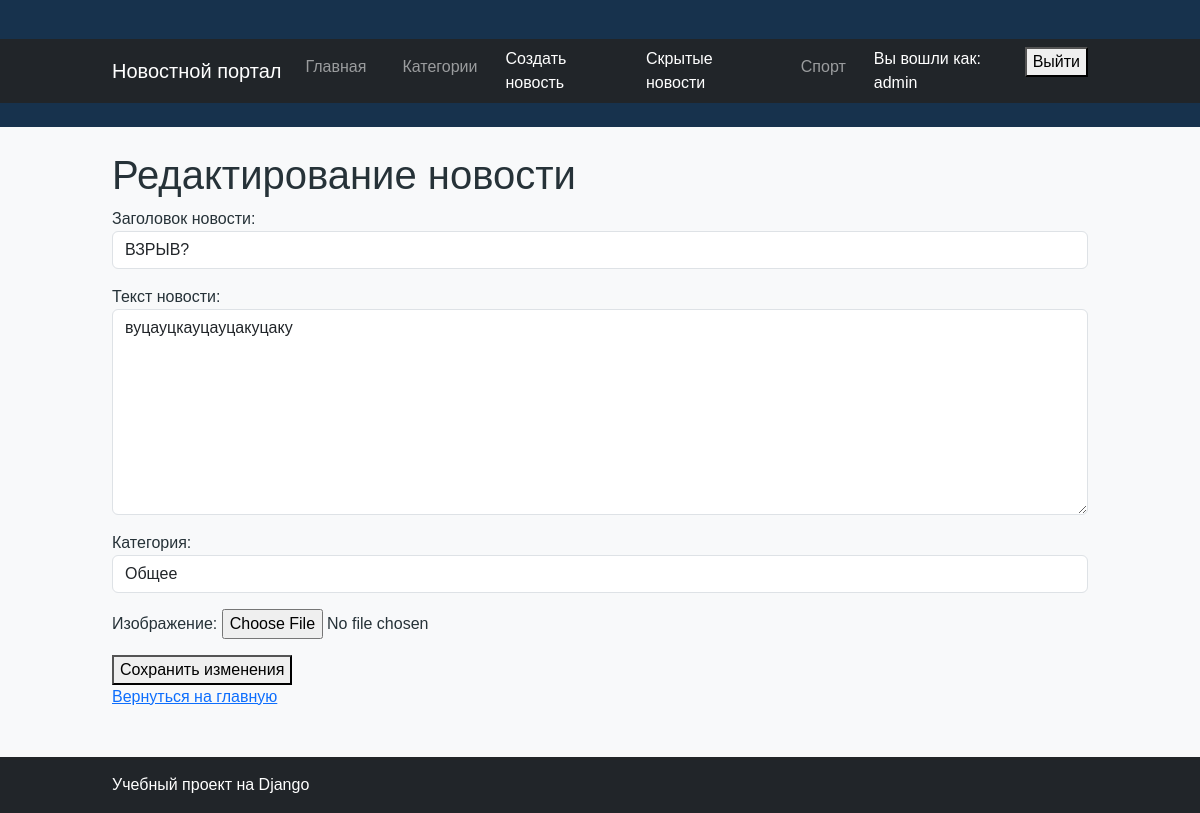
Screenshot of /article/11/edit/ (signed in) with the database file from the repository.
### news/models.py (models this page shows, shortened)
class Article(models.Model):
    title = models.CharField(
        max_length=200,
        verbose_name="Заголовок",
    )
    content = models.TextField(
        verbose_name="Текст новости",
    )
    created_at = models.DateTimeField(
        auto_now_add=True,
        verbose_name="Дата создания",
    )
    is_published = models.BooleanField(
        default=False,
        verbose_name="Опубликована",
    )
    is_active = models.BooleanField(
        default=True,
        verbose_name="Активна"
    )
    author = models.CharField(
        max_length=100,
        default="Редакция",
        verbose_name="Автор",
    )
    category = models.CharField(
        max_length=100,
        default="Общее",
        verbose_name="Категория",
    )
    image = models.ImageField(
        upload_to="articles/",
        blank=True,
        null=True,
        verbose_name="Изображение"
    )

### news/views.py (the view)
# urls.py: path("article/<int:article_id>/edit/", views.edit_article, name="article_edit"),
@login_required
@permission_required("news.change_article", raise_exception=True)
def edit_article(request, article_id):
    article = get_object_or_404(
        Article,
        id=article_id
    )
    if request.method == "POST":
        form = ArticleForm(
            request.POST,
            request.FILES,
            instance=article
        )
        if form.is_valid():
            article = form.save()
            if article.is_published:
                return redirect(
                    "article_detail",
                    article_id=article.id
                )
            return redirect("home")
    else:
        form = ArticleForm(instance=article)
    context = {
        "form": form,
        "article": article,
    }
    return render(
        request,
        "news/edit_article.html",
        context
    )

### news/forms.py
class ArticleForm(forms.ModelForm):
    class Meta:
        model = Article
        fields = [
            "title",
            "content",
            "category",
            "image",
        ]
        labels = {
            "title": "Заголовок новости",
            "content": "Текст новости",
            "category": "Категория",
        }
        widgets = {
            "title": forms.TextInput(
                attrs={
                    "class": "form-control",
                    "placeholder": "Введите заголовок новости",
                }
            ),
            "content": forms.Textarea(
                attrs={
                    "class": "form-control",
                    "rows": 8,
                    "placeholder": "Введите текст новости",
                }
            ),
            "category": forms.TextInput(
                attrs={
                    "class": "form-control",
                    "placeholder": "Например: Спорт",
                }
            ),
        }

### news/templates/news/edit_article.html (shortened to what this page needs)
{% extends "news/base.html" %}
{% block content %}
<h1>Редактирование новости</h1>
<form method="POST"
      enctype="multipart/form-data">
    {{ form.as_p }}
    <button type="submit">
        Сохранить изменения
    </button>
</form>
<a href="{% url 'home' %}">
    Вернуться на главную
</a>
{% endblock %}

### news/templates/news/base.html (shortened to what this page needs)
{% load static %}
<!DOCTYPE html>
<html lang="ru">
<head>
    <link
        href="https://cdn.jsdelivr.net/npm/bootstrap@5.3.8/dist/css/bootstrap.min.css"
        rel="stylesheet"
    >
    <link rel="stylesheet" href="{% static 'news/style.css' %}">
</head>
<body class="bg-light">
<header>
    <nav class="navbar navbar-expand-lg navbar-dark bg-dark">
        <div class="container">
            <a class="navbar-brand" href="{% url 'home' %}">
                Новостной портал
            </a>
            <div class="navbar-nav">
                <a class="nav-link" href="{% url 'home' %}">
                    Главная
                </a>
                <a class="nav-link" href="{% url 'category' %}">
                    Категории
                </a>
                {% if user.is_authenticated %}
                    <a href="{% url 'add_article' %}">
                        Создать новость
                    </a>
                {% if perms.news.change_article %}
                    <a href="{% url 'archived_articles' %}">
                        Скрытые новости
                    </a>
                {% endif %}
                {% endif %}
                <a class="nav-link" href="{% url 'category_detail' category_name='Спорт' %}">Спорт</a>
                {% if user.is_authenticated %}
                <span>
                    Вы вошли как: {{ user.username }}
                </span>
                <form
                method="POST"
                action="{% url 'logout' %}"
                style="display: inline;"
                >
                <button type="submit">
                    Выйти
                </button>
                </form>
                {% else %}
                <a href="{% url 'login' %}">
                    Войти
                </a>
                {% endif %}
            </div>
        </div>
    </nav>
</header>
<main class="container py-4">
    {% block content %}
    {% endblock %}
</main>
<footer class="bg-dark text-white py-3 mt-4">
    <div class="container">
        <p class="mb-0">Учебный проект на Django</p>
    </div>
</footer>
</body>
</html>

### news/static/news/style.css (style rules this page uses)
body { margin: 0; background-color: #f3f5f7; color: #263238; font-family: Arial, sans-serif; }
header { background-color: #17324d; color: white; padding: 24px 0; }
.container { width: 90%; max-width: 1000px; margin: 0 auto; }
nav { margin-top: 15px; }
nav a { color: white; text-decoration: none; margin-right: 20px; }
main { padding-top: 25px; padding-bottom: 40px; }
footer { background-color: #e1e7ec; padding: 20px 0; color: #455a64; }

### rows the page displays
Article: title "ВЗРЫВ?", content "вуцауцкауцауцакуцаку", category "Общее"

### other values shown
{{ user.username }} "admin"
